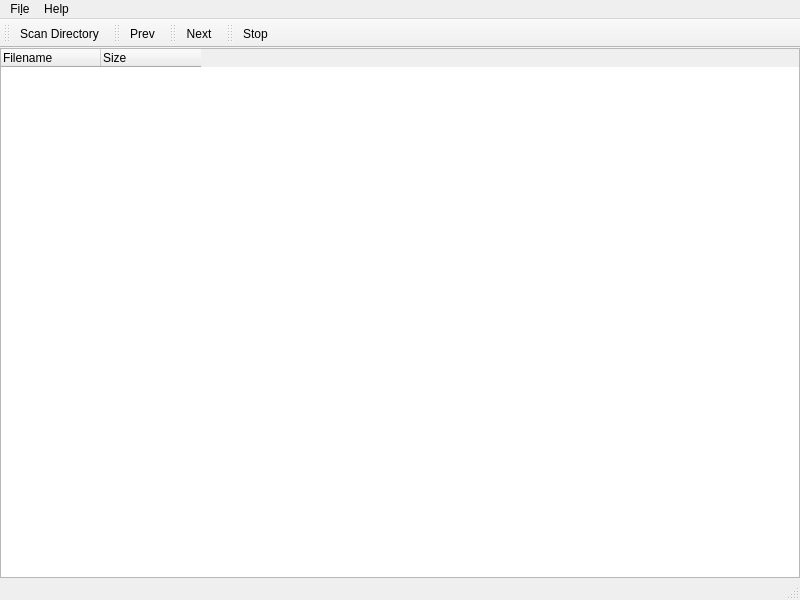
<?xml version="1.0" encoding="UTF-8"?>
<ui version="4.0">
 <class>MainWindow</class>
 <widget class="QMainWindow" name="MainWindow">
  <property name="geometry">
   <rect>
    <x>0</x>
    <y>0</y>
    <width>800</width>
    <height>600</height>
   </rect>
  </property>
  <property name="windowTitle">
   <string>MainWindow</string>
  </property>
  <widget class="QWidget" name="centralWidget">
   <layout class="QHBoxLayout" name="horizontalLayout">
    <property name="leftMargin">
     <number>0</number>
    </property>
    <property name="topMargin">
     <number>0</number>
    </property>
    <property name="rightMargin">
     <number>0</number>
    </property>
    <property name="bottomMargin">
     <number>0</number>
    </property>
    <item>
     <widget class="QTreeWidget" name="treeWidget">
      <attribute name="headerMinimumSectionSize">
       <number>100</number>
      </attribute>
      <attribute name="headerStretchLastSection">
       <bool>false</bool>
      </attribute>
      <column>
       <property name="text">
        <string>Filename</string>
       </property>
      </column>
      <column>
       <property name="text">
        <string>Size</string>
       </property>
      </column>
     </widget>
    </item>
   </layout>
  </widget>
  <widget class="QMenuBar" name="menuBar">
   <property name="geometry">
    <rect>
     <x>0</x>
     <y>0</y>
     <width>800</width>
     <height>31</height>
    </rect>
   </property>
   <widget class="QMenu" name="menuFile">
    <property name="title">
     <string>Fi&amp;le</string>
    </property>
    <addaction name="actionScan_Directory"/>
    <addaction name="separator"/>
    <addaction name="actionExit"/>
   </widget>
   <widget class="QMenu" name="menuHelp">
    <property name="title">
     <string>Help</string>
    </property>
    <addaction name="actionAbout"/>
   </widget>
   <addaction name="menuFile"/>
   <addaction name="menuHelp"/>
  </widget>
  <widget class="QStatusBar" name="StatusBar">   
  </widget>
  <widget class="QToolBar" name="toolBar">
   <property name="windowTitle">
    <string>toolBar</string>
   </property>
   <attribute name="toolBarArea">
    <enum>TopToolBarArea</enum>
   </attribute>
   <attribute name="toolBarBreak">
    <bool>false</bool>
   </attribute>
   <addaction name="actionScan_Directory"/>
  </widget>
  <widget class="QToolBar" name="toolBar">
   <property name="windowTitle">
    <string>toolBar</string>
   </property>
   <attribute name="toolBarArea">
    <enum>TopToolBarArea</enum>
   </attribute>
   <attribute name="toolBarBreak">
    <bool>false</bool>
   </attribute>
   <addaction name="actionPrev_Group_Of_Dublicates"/>
  </widget>
  <widget class="QToolBar" name="toolBar">
   <property name="windowTitle">
    <string>toolBar</string>
   </property>
   <attribute name="toolBarArea">
    <enum>TopToolBarArea</enum>
   </attribute>
   <attribute name="toolBarBreak">
    <bool>false</bool>
   </attribute>
   <addaction name="actionNext_Group_Of_Dublicates"/>
  </widget>
  <widget class="QToolBar" name="toolBar">
   <property name="windowTitle">
    <string>toolBar</string>
   </property>
   <attribute name="toolBarArea">
    <enum>TopToolBarArea</enum>
   </attribute>
   <attribute name="toolBarBreak">
    <bool>false</bool>
   </attribute>
   <addaction name="actionStop"/>
  </widget>
  <action name="actionStop">
   <property name="text">
    <string>&amp;Stop</string>
   </property>
  </action>
  <action name="actionNext_Group_Of_Dublicates">
   <property name="text">
    <string>&amp;Next</string>
   </property>
  </action>
  <action name="actionPrev_Group_Of_Dublicates">
   <property name="text">
    <string>&amp;Prev</string>
   </property>
  </action>
  <action name="actionScan_Directory">
   <property name="text">
    <string>&amp;Scan Directory...</string>
   </property>
  </action>
  <action name="actionExit">
   <property name="text">
    <string>&amp;Exit</string>
   </property>
  </action>
  <action name="actionAbout">
   <property name="text">
    <string>About</string>
   </property>
  </action>
 </widget>
 <layoutdefault spacing="6" margin="11"/>
 <resources/>
 <connections/>
</ui>
